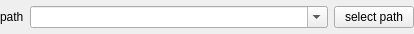
<?xml version="1.0" encoding="UTF-8"?>
<ui version="4.0">
 <class>PathSelector</class>
 <widget class="QWidget" name="PathSelector">
  <property name="geometry">
   <rect>
    <x>0</x>
    <y>0</y>
    <width>414</width>
    <height>34</height>
   </rect>
  </property>
  <property name="windowTitle">
   <string>Form</string>
  </property>
  <layout class="QHBoxLayout" name="horizontalLayout">
   <property name="leftMargin">
    <number>0</number>
   </property>
   <property name="topMargin">
    <number>0</number>
   </property>
   <property name="rightMargin">
    <number>0</number>
   </property>
   <property name="bottomMargin">
    <number>0</number>
   </property>
   <item>
    <widget class="QLabel" name="label">
     <property name="text">
      <string>path</string>
     </property>
    </widget>
   </item>
   <item>
    <widget class="QComboBox" name="comboBox">
     <property name="sizePolicy">
      <sizepolicy hsizetype="MinimumExpanding" vsizetype="Fixed">
       <horstretch>0</horstretch>
       <verstretch>0</verstretch>
      </sizepolicy>
     </property>
     <property name="editable">
      <bool>true</bool>
     </property>
    </widget>
   </item>
   <item>
    <widget class="QPushButton" name="pushButton">
     <property name="text">
      <string>select path</string>
     </property>
    </widget>
   </item>
  </layout>
 </widget>
 <resources/>
 <connections/>
</ui>
